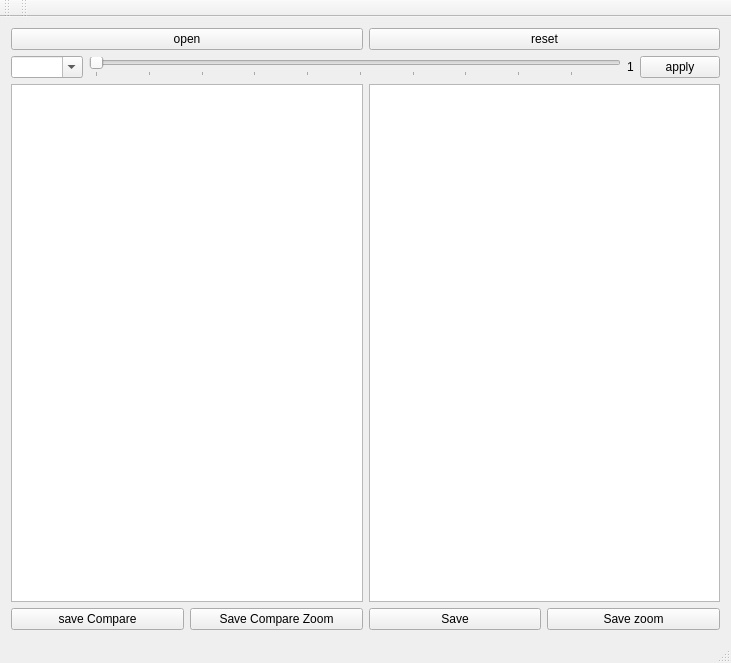
<?xml version="1.0" encoding="UTF-8"?>
<ui version="4.0">
 <class>MainWindow</class>
 <widget class="QMainWindow" name="MainWindow">
  <property name="geometry">
   <rect>
    <x>0</x>
    <y>0</y>
    <width>731</width>
    <height>663</height>
   </rect>
  </property>
  <property name="windowTitle">
   <string>MainWindow</string>
  </property>
  <widget class="QWidget" name="centralWidget">
   <layout class="QVBoxLayout" name="verticalLayout">
    <item>
     <layout class="QHBoxLayout" name="horizontalLayout_3">
      <item>
       <widget class="QPushButton" name="openFileButton">
        <property name="text">
         <string>open</string>
        </property>
       </widget>
      </item>
      <item>
       <widget class="QPushButton" name="reopenButton">
        <property name="text">
         <string>reset</string>
        </property>
       </widget>
      </item>
     </layout>
    </item>
    <item>
     <layout class="QHBoxLayout" name="horizontalLayout_2">
      <item>
       <widget class="QComboBox" name="filtersBox">
        <property name="editable">
         <bool>true</bool>
        </property>
        <property name="insertPolicy">
         <enum>QComboBox::NoInsert</enum>
        </property>
       </widget>
      </item>
      <item>
       <widget class="QSlider" name="iterationSlider">
        <property name="minimum">
         <number>1</number>
        </property>
        <property name="orientation">
         <enum>Qt::Horizontal</enum>
        </property>
        <property name="invertedControls">
         <bool>false</bool>
        </property>
        <property name="tickPosition">
         <enum>QSlider::TicksBelow</enum>
        </property>
        <property name="tickInterval">
         <number>10</number>
        </property>
       </widget>
      </item>
      <item>
       <widget class="QLabel" name="iterationLabel">
        <property name="text">
         <string>1</string>
        </property>
       </widget>
      </item>
      <item>
       <widget class="QPushButton" name="applyButton">
        <property name="text">
         <string>apply</string>
        </property>
       </widget>
      </item>
     </layout>
    </item>
    <item>
     <layout class="QHBoxLayout" name="horizontalLayout">
      <item>
       <widget class="MyGraphicsView" name="originalImageView">
        <property name="sizePolicy">
         <sizepolicy hsizetype="Expanding" vsizetype="Expanding">
          <horstretch>2</horstretch>
          <verstretch>0</verstretch>
         </sizepolicy>
        </property>
        <property name="horizontalScrollBarPolicy">
         <enum>Qt::ScrollBarAsNeeded</enum>
        </property>
        <property name="dragMode">
         <enum>QGraphicsView::ScrollHandDrag</enum>
        </property>
        <property name="transformationAnchor">
         <enum>QGraphicsView::NoAnchor</enum>
        </property>
        <property name="resizeAnchor">
         <enum>QGraphicsView::NoAnchor</enum>
        </property>
       </widget>
      </item>
      <item>
       <widget class="MyGraphicsView" name="processedImageView">
        <property name="sizePolicy">
         <sizepolicy hsizetype="Expanding" vsizetype="Expanding">
          <horstretch>2</horstretch>
          <verstretch>0</verstretch>
         </sizepolicy>
        </property>
        <property name="dragMode">
         <enum>QGraphicsView::ScrollHandDrag</enum>
        </property>
        <property name="transformationAnchor">
         <enum>QGraphicsView::NoAnchor</enum>
        </property>
        <property name="resizeAnchor">
         <enum>QGraphicsView::NoAnchor</enum>
        </property>
       </widget>
      </item>
     </layout>
    </item>
    <item>
     <layout class="QHBoxLayout" name="horizontalLayout_4">
      <item>
       <widget class="QPushButton" name="saveCombinedButton">
        <property name="text">
         <string>save Compare</string>
        </property>
       </widget>
      </item>
      <item>
       <widget class="QPushButton" name="saveCombinedCutButton">
        <property name="text">
         <string>Save Compare Zoom</string>
        </property>
       </widget>
      </item>
      <item>
       <widget class="QPushButton" name="saveProcessedButton">
        <property name="text">
         <string>Save</string>
        </property>
       </widget>
      </item>
      <item>
       <widget class="QPushButton" name="saveProcessedCutButton">
        <property name="text">
         <string>Save zoom</string>
        </property>
       </widget>
      </item>
     </layout>
    </item>
   </layout>
  </widget>
  <widget class="QMenuBar" name="menuBar">
   <property name="geometry">
    <rect>
     <x>0</x>
     <y>0</y>
     <width>731</width>
     <height>25</height>
    </rect>
   </property>
  </widget>
  <widget class="QToolBar" name="mainToolBar">
   <attribute name="toolBarArea">
    <enum>TopToolBarArea</enum>
   </attribute>
   <attribute name="toolBarBreak">
    <bool>false</bool>
   </attribute>
  </widget>
  <widget class="QToolBar" name="toolBar">
   <property name="windowTitle">
    <string>toolBar</string>
   </property>
   <attribute name="toolBarArea">
    <enum>TopToolBarArea</enum>
   </attribute>
   <attribute name="toolBarBreak">
    <bool>false</bool>
   </attribute>
  </widget>
  <widget class="QStatusBar" name="statusBar"/>
 </widget>
 <layoutdefault spacing="6" margin="11"/>
 <customwidgets>
  <customwidget>
   <class>MyGraphicsView</class>
   <extends>QGraphicsView</extends>
   <header location="global">mygraphicsview.h</header>
  </customwidget>
 </customwidgets>
 <resources/>
 <connections/>
</ui>
